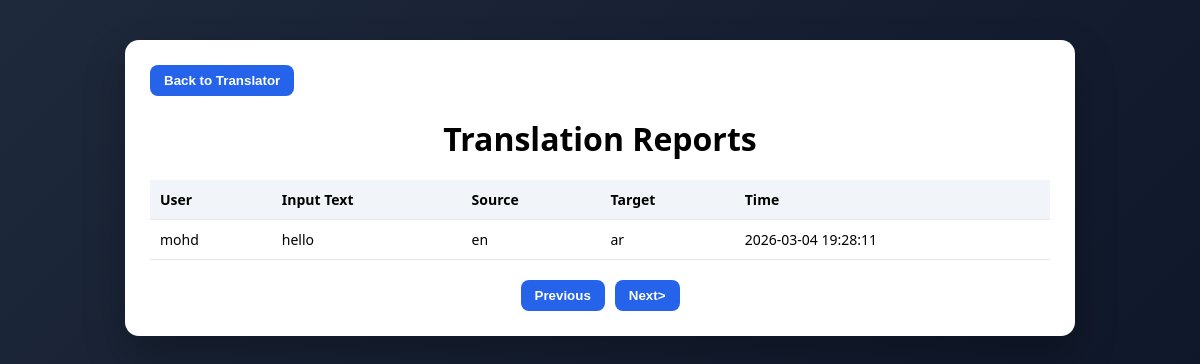
The app's page /reports (signed in), older data.
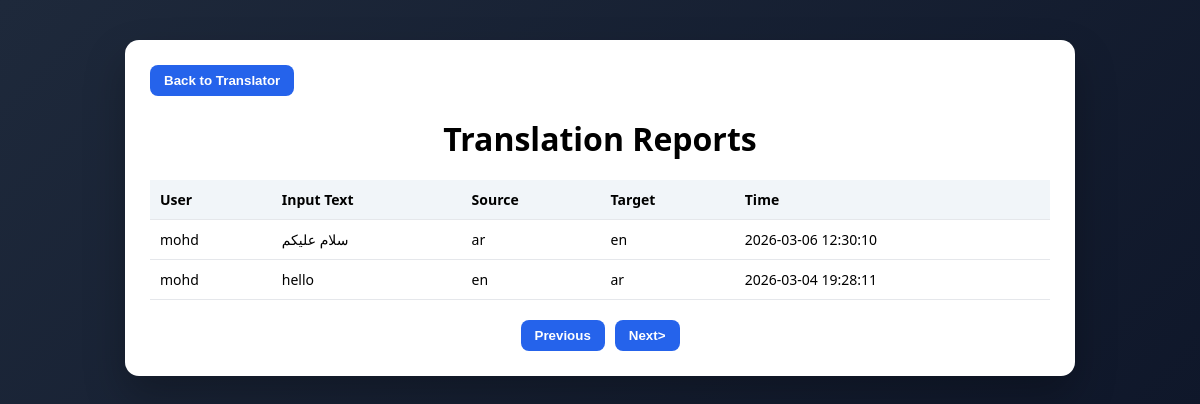
The same page, newer data.
### tables this page shows
CREATE TABLE translation_logs (
      id INTEGER PRIMARY KEY AUTOINCREMENT,
      user_id INTEGER,
      input_text TEXT,
      source TEXT,
      target TEXT,
      timestamp DATETIME DEFAULT CURRENT_TIMESTAMP,
      FOREIGN KEY(user_id) REFERENCES users(id)
    );

CREATE TABLE users (
      id INTEGER PRIMARY KEY AUTOINCREMENT,
      username TEXT UNIQUE NOT NULL,
      email TEXT,
      password TEXT NOT NULL,
      is_admin INTEGER DEFAULT 1
    );

### app.py (the view)
@app.route("/reports")
def reports():
  if session.get("is_admin") != 1:
    return "forbidden", 403
  page = request.args.get("page", 1, type=int)
  per_page = 10
  offset = (page - 1) * per_page
  conn = sqlite3.connect("users.db")
  cursor = conn.cursor()
  cursor.execute("""
    SELECT users.username, translation_logs.input_text,
      translation_logs.source, translation_logs.target,
      translation_logs.timestamp
    FROM translation_logs
    JOIN users ON translation_logs.user_id = users.id
    ORDER BY translation_logs.timestamp DESC
    LIMIT ? OFFSET ?
  """, (per_page, offset))
  logs = cursor.fetchall()
  conn.close()
  return render_template("reports.html", logs=logs, page=page)

### templates/reports.html (shortened to what this page needs)
<!DOCTYPE html>
<html lang="en">
<head>
  <link rel="stylesheet" href="{{ url_for('static', filename='reports.css') }}">
</head>
<body>
<div class="container">
  <div class="top-bar">
    <button onclick="window.location.href='/admin'">Back to Translator</button>
  </div>
  <h1>Translation Reports</h1>
  <table>
    <thead>
      <tr>
        <th>User</th>
        <th>Input Text</th>
        <th>Source</th>
        <th>Target</th>
        <th>Time</th>
      </tr>
    </thead>
    <tbody>
      {% for log in logs %}
      <tr>
        <td>{{ log[0] }}</td>
        <td>{{ log[1] }}</td>
        <td>{{ log[2] }}</td>
        <td>{{ log[3] }}</td>
        <td>{{ log[4] }}</td>
      </tr>
      {% endfor %}
    </tbody>
  </table>
  <div class="pagination">
    <button onclick="window.location.href='/reports?page={{ page-1 }}'">Previous</button>
    <button onclick="window.location.href='/reports?page={{ page+1 }}'">Next></button>
  </div>
</div>
<body>

### static/reports.css (style rules this page uses)
body { font-family: "Segoe UI", Tahoma, Geneva, Verdana, sans-serif; background: linear-gradient(135deg,#1e293b,#0f172a); margin:0; padding:40px; display:flex; justify-content:center; }
.container { background:white; width:900px; border-radius:14px; padding:25px; box-shadow:0 20px 40px rgba(0,0,0,0.25); }
h1 { text-align:center; margin-bottom:20px; }
table { width:100%; border-collapse:collapse; }
th, td { padding:10px; border-bottom:1px solid #e5e7eb; text-align:left; font-size:14px; }
th { background:#f1f5f9; }
.pagination { margin-top:20px; display:flex; justify-content:center; gap:10px; }
button { padding:8px 14px; border:none; border-radius:8px; background:#2563eb; color:white; font-weight:600; cursor:pointer; }
.top-bar { display:flex; justify-content:space-between; margin-bottom:15px; }

Row changes from the older to the newer data that the page shows:
added translation_logs: username "mohd", input_text "سلام عليكم", source "ar", target "en", timestamp "2026-03-06 12:30:10"
